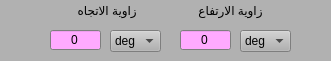
      <widget class="QWidget" name="widget_3" native="true">
       <property name="geometry">
        <rect>
         <x>0</x>
         <y>0</y>
         <width>331</width>
         <height>61</height>
        </rect>
       </property>
       <property name="palette">
        <palette>
         <active>
          <colorrole role="WindowText">
           <brush brushstyle="SolidPattern">
            <color alpha="255">
             <red>0</red>
             <green>0</green>
             <blue>0</blue>
            </color>
           </brush>
          </colorrole>
          <colorrole role="Button">
           <brush brushstyle="SolidPattern">
            <color alpha="255">
             <red>177</red>
             <green>177</green>
             <blue>177</blue>
            </color>
           </brush>
          </colorrole>
          <colorrole role="Light">
           <brush brushstyle="SolidPattern">
            <color alpha="255">
             <red>255</red>
             <green>255</green>
             <blue>255</blue>
            </color>
           </brush>
          </colorrole>
          <colorrole role="Midlight">
           <brush brushstyle="SolidPattern">
            <color alpha="255">
             <red>216</red>
             <green>216</green>
             <blue>216</blue>
            </color>
           </brush>
          </colorrole>
          <colorrole role="Dark">
           <brush brushstyle="SolidPattern">
            <color alpha="255">
             <red>88</red>
             <green>88</green>
             <blue>88</blue>
            </color>
           </brush>
          </colorrole>
          <colorrole role="Mid">
           <brush brushstyle="SolidPattern">
            <color alpha="255">
             <red>118</red>
             <green>118</green>
             <blue>118</blue>
            </color>
           </brush>
          </colorrole>
          <colorrole role="Text">
           <brush brushstyle="SolidPattern">
            <color alpha="255">
             <red>0</red>
             <green>0</green>
             <blue>0</blue>
            </color>
           </brush>
          </colorrole>
          <colorrole role="BrightText">
           <brush brushstyle="SolidPattern">
            <color alpha="255">
             <red>255</red>
             <green>255</green>
             <blue>255</blue>
            </color>
           </brush>
          </colorrole>
          <colorrole role="ButtonText">
           <brush brushstyle="SolidPattern">
            <color alpha="255">
             <red>0</red>
             <green>0</green>
             <blue>0</blue>
            </color>
           </brush>
          </colorrole>
          <colorrole role="Base">
           <brush brushstyle="SolidPattern">
            <color alpha="255">
             <red>255</red>
             <green>255</green>
             <blue>255</blue>
            </color>
           </brush>
          </colorrole>
          <colorrole role="Window">
           <brush brushstyle="SolidPattern">
            <color alpha="255">
             <red>177</red>
             <green>177</green>
             <blue>177</blue>
            </color>
           </brush>
          </colorrole>
          <colorrole role="Shadow">
           <brush brushstyle="SolidPattern">
            <color alpha="255">
             <red>0</red>
             <green>0</green>
             <blue>0</blue>
            </color>
           </brush>
          </colorrole>
          <colorrole role="AlternateBase">
           <brush brushstyle="SolidPattern">
            <color alpha="255">
             <red>216</red>
             <green>216</green>
             <blue>216</blue>
            </color>
           </brush>
          </colorrole>
          <colorrole role="ToolTipBase">
           <brush brushstyle="SolidPattern">
            <color alpha="255">
             <red>255</red>
             <green>255</green>
             <blue>220</blue>
            </color>
           </brush>
          </colorrole>
          <colorrole role="ToolTipText">
           <brush brushstyle="SolidPattern">
            <color alpha="255">
             <red>0</red>
             <green>0</green>
             <blue>0</blue>
            </color>
           </brush>
          </colorrole>
         </active>
         <inactive>
          <colorrole role="WindowText">
           <brush brushstyle="SolidPattern">
            <color alpha="255">
             <red>0</red>
             <green>0</green>
             <blue>0</blue>
            </color>
           </brush>
          </colorrole>
          <colorrole role="Button">
           <brush brushstyle="SolidPattern">
            <color alpha="255">
             <red>177</red>
             <green>177</green>
             <blue>177</blue>
            </color>
           </brush>
          </colorrole>
          <colorrole role="Light">
           <brush brushstyle="SolidPattern">
            <color alpha="255">
             <red>255</red>
             <green>255</green>
             <blue>255</blue>
            </color>
           </brush>
          </colorrole>
          <colorrole role="Midlight">
           <brush brushstyle="SolidPattern">
            <color alpha="255">
             <red>216</red>
             <green>216</green>
             <blue>216</blue>
            </color>
           </brush>
          </colorrole>
          <colorrole role="Dark">
           <brush brushstyle="SolidPattern">
            <color alpha="255">
             <red>88</red>
             <green>88</green>
             <blue>88</blue>
            </color>
           </brush>
          </colorrole>
          <colorrole role="Mid">
           <brush brushstyle="SolidPattern">
            <color alpha="255">
             <red>118</red>
             <green>118</green>
             <blue>118</blue>
            </color>
           </brush>
          </colorrole>
          <colorrole role="Text">
           <brush brushstyle="SolidPattern">
            <color alpha="255">
             <red>0</red>
             <green>0</green>
             <blue>0</blue>
            </color>
           </brush>
          </colorrole>
          <colorrole role="BrightText">
           <brush brushstyle="SolidPattern">
            <color alpha="255">
             <red>255</red>
             <green>255</green>
             <blue>255</blue>
            </color>
           </brush>
          </colorrole>
          <colorrole role="ButtonText">
           <brush brushstyle="SolidPattern">
            <color alpha="255">
             <red>0</red>
             <green>0</green>
             <blue>0</blue>
            </color>
           </brush>
          </colorrole>
          <colorrole role="Base">
           <brush brushstyle="SolidPattern">
            <color alpha="255">
             <red>255</red>
             <green>255</green>
             <blue>255</blue>
            </color>
           </brush>
          </colorrole>
          <colorrole role="Window">
           <brush brushstyle="SolidPattern">
            <color alpha="255">
             <red>177</red>
             <green>177</green>
             <blue>177</blue>
            </color>
           </brush>
          </colorrole>
          <colorrole role="Shadow">
           <brush brushstyle="SolidPattern">
            <color alpha="255">
             <red>0</red>
             <green>0</green>
             <blue>0</blue>
            </color>
           </brush>
          </colorrole>
          <colorrole role="AlternateBase">
           <brush brushstyle="SolidPattern">
            <color alpha="255">
             <red>216</red>
             <green>216</green>
             <blue>216</blue>
            </color>
           </brush>
          </colorrole>
          <colorrole role="ToolTipBase">
           <brush brushstyle="SolidPattern">
            <color alpha="255">
             <red>255</red>
             <green>255</green>
             <blue>220</blue>
            </color>
           </brush>
          </colorrole>
          <colorrole role="ToolTipText">
           <brush brushstyle="SolidPattern">
            <color alpha="255">
             <red>0</red>
             <green>0</green>
             <blue>0</blue>
            </color>
           </brush>
          </colorrole>
         </inactive>
         <disabled>
          <colorrole role="WindowText">
           <brush brushstyle="SolidPattern">
            <color alpha="255">
             <red>88</red>
             <green>88</green>
             <blue>88</blue>
            </color>
           </brush>
          </colorrole>
          <colorrole role="Button">
           <brush brushstyle="SolidPattern">
            <color alpha="255">
             <red>177</red>
             <green>177</green>
             <blue>177</blue>
            </color>
           </brush>
          </colorrole>
          <colorrole role="Light">
           <brush brushstyle="SolidPattern">
            <color alpha="255">
             <red>255</red>
             <green>255</green>
             <blue>255</blue>
            </color>
           </brush>
          </colorrole>
          <colorrole role="Midlight">
           <brush brushstyle="SolidPattern">
            <color alpha="255">
             <red>216</red>
             <green>216</green>
             <blue>216</blue>
            </color>
           </brush>
          </colorrole>
          <colorrole role="Dark">
           <brush brushstyle="SolidPattern">
            <color alpha="255">
             <red>88</red>
             <green>88</green>
             <blue>88</blue>
            </color>
           </brush>
          </colorrole>
          <colorrole role="Mid">
           <brush brushstyle="SolidPattern">
            <color alpha="255">
             <red>118</red>
             <green>118</green>
             <blue>118</blue>
            </color>
           </brush>
          </colorrole>
          <colorrole role="Text">
           <brush brushstyle="SolidPattern">
            <color alpha="255">
             <red>88</red>
             <green>88</green>
             <blue>88</blue>
            </color>
           </brush>
          </colorrole>
          <colorrole role="BrightText">
           <brush brushstyle="SolidPattern">
            <color alpha="255">
             <red>255</red>
             <green>255</green>
             <blue>255</blue>
            </color>
           </brush>
          </colorrole>
          <colorrole role="ButtonText">
           <brush brushstyle="SolidPattern">
            <color alpha="255">
             <red>88</red>
             <green>88</green>
             <blue>88</blue>
            </color>
           </brush>
          </colorrole>
          <colorrole role="Base">
           <brush brushstyle="SolidPattern">
            <color alpha="255">
             <red>177</red>
             <green>177</green>
             <blue>177</blue>
            </color>
           </brush>
          </colorrole>
          <colorrole role="Window">
           <brush brushstyle="SolidPattern">
            <color alpha="255">
             <red>177</red>
             <green>177</green>
             <blue>177</blue>
            </color>
           </brush>
          </colorrole>
          <colorrole role="Shadow">
           <brush brushstyle="SolidPattern">
            <color alpha="255">
             <red>0</red>
             <green>0</green>
             <blue>0</blue>
            </color>
           </brush>
          </colorrole>
          <colorrole role="AlternateBase">
           <brush brushstyle="SolidPattern">
            <color alpha="255">
             <red>177</red>
             <green>177</green>
             <blue>177</blue>
            </color>
           </brush>
          </colorrole>
          <colorrole role="ToolTipBase">
           <brush brushstyle="SolidPattern">
            <color alpha="255">
             <red>255</red>
             <green>255</green>
             <blue>220</blue>
            </color>
           </brush>
          </colorrole>
          <colorrole role="ToolTipText">
           <brush brushstyle="SolidPattern">
            <color alpha="255">
             <red>0</red>
             <green>0</green>
             <blue>0</blue>
            </color>
           </brush>
          </colorrole>
         </disabled>
        </palette>
       </property>
       <property name="layoutDirection">
        <enum>Qt::RightToLeft</enum>
       </property>
       <property name="autoFillBackground">
        <bool>true</bool>
       </property>
       <widget class="QComboBox" name="tilt_positionRef_comboBox">
        <property name="geometry">
         <rect>
          <x>240</x>
          <y>30</y>
          <width>51</width>
          <height>22</height>
         </rect>
        </property>
        <property name="layoutDirection">
         <enum>Qt::LeftToRight</enum>
        </property>
        <property name="currentIndex">
         <number>2</number>
        </property>
        <item>
         <property name="text">
          <string>enc</string>
         </property>
        </item>
        <item>
         <property name="text">
          <string>rad</string>
         </property>
        </item>
        <item>
         <property name="text">
          <string>deg</string>
         </property>
        </item>
        <item>
         <property name="text">
          <string>min</string>
         </property>
        </item>
        <item>
         <property name="text">
          <string>sec</string>
         </property>
        </item>
        <item>
         <property name="text">
          <string>mil</string>
         </property>
        </item>
       </widget>
       <widget class="QLineEdit" name="pan_positionRef_lineEdit">
        <property name="geometry">
         <rect>
          <x>50</x>
          <y>30</y>
          <width>51</width>
          <height>20</height>
         </rect>
        </property>
        <property name="palette">
         <palette>
          <active>
           <colorrole role="Base">
            <brush brushstyle="SolidPattern">
             <color alpha="255">
              <red>255</red>
              <green>170</green>
              <blue>255</blue>
             </color>
            </brush>
           </colorrole>
          </active>
          <inactive>
           <colorrole role="Base">
            <brush brushstyle="SolidPattern">
             <color alpha="255">
              <red>255</red>
              <green>170</green>
              <blue>255</blue>
             </color>
            </brush>
           </colorrole>
          </inactive>
          <disabled>
           <colorrole role="Base">
            <brush brushstyle="SolidPattern">
             <color alpha="255">
              <red>240</red>
              <green>240</green>
              <blue>240</blue>
             </color>
            </brush>
           </colorrole>
          </disabled>
         </palette>
        </property>
        <property name="contextMenuPolicy">
         <enum>Qt::DefaultContextMenu</enum>
        </property>
        <property name="layoutDirection">
         <enum>Qt::RightToLeft</enum>
        </property>
        <property name="text">
         <string>0</string>
        </property>
        <property name="alignment">
         <set>Qt::AlignCenter</set>
        </property>
       </widget>
       <widget class="QLineEdit" name="tilt_positionRef_lineEdit">
        <property name="geometry">
         <rect>
          <x>180</x>
          <y>30</y>
          <width>51</width>
          <height>20</height>
         </rect>
        </property>
        <property name="palette">
         <palette>
          <active>
           <colorrole role="Base">
            <brush brushstyle="SolidPattern">
             <color alpha="255">
              <red>255</red>
              <green>170</green>
              <blue>255</blue>
             </color>
            </brush>
           </colorrole>
          </active>
          <inactive>
           <colorrole role="Base">
            <brush brushstyle="SolidPattern">
             <color alpha="255">
              <red>255</red>
              <green>170</green>
              <blue>255</blue>
             </color>
            </brush>
           </colorrole>
          </inactive>
          <disabled>
           <colorrole role="Base">
            <brush brushstyle="SolidPattern">
             <color alpha="255">
              <red>240</red>
              <green>240</green>
              <blue>240</blue>
             </color>
            </brush>
           </colorrole>
          </disabled>
         </palette>
        </property>
        <property name="layoutDirection">
         <enum>Qt::RightToLeft</enum>
        </property>
        <property name="text">
         <string>0</string>
        </property>
        <property name="alignment">
         <set>Qt::AlignCenter</set>
        </property>
       </widget>
       <widget class="QLabel" name="pan_positionRef_label">
        <property name="geometry">
         <rect>
          <x>70</x>
          <y>0</y>
          <width>91</width>
          <height>20</height>
         </rect>
        </property>
        <property name="layoutDirection">
         <enum>Qt::RightToLeft</enum>
        </property>
        <property name="text">
         <string>     زاوية الاتجاه</string>
        </property>
        <property name="alignment">
         <set>Qt::AlignCenter</set>
        </property>
       </widget>
       <widget class="QComboBox" name="pan_positionRef_comboBox">
        <property name="geometry">
         <rect>
          <x>110</x>
          <y>30</y>
          <width>51</width>
          <height>22</height>
         </rect>
        </property>
        <property name="layoutDirection">
         <enum>Qt::LeftToRight</enum>
        </property>
        <property name="currentIndex">
         <number>2</number>
        </property>
        <item>
         <property name="text">
          <string>enc</string>
         </property>
        </item>
        <item>
         <property name="text">
          <string>rad</string>
         </property>
        </item>
        <item>
         <property name="text">
          <string>deg</string>
         </property>
        </item>
        <item>
         <property name="text">
          <string>min</string>
         </property>
        </item>
        <item>
         <property name="text">
          <string>sec</string>
         </property>
        </item>
        <item>
         <property name="text">
          <string>mil</string>
         </property>
        </item>
       </widget>
       <widget class="QLabel" name="tilt_positionRef_label">
        <property name="geometry">
         <rect>
          <x>190</x>
          <y>0</y>
          <width>101</width>
          <height>20</height>
         </rect>
        </property>
        <property name="layoutDirection">
         <enum>Qt::RightToLeft</enum>
        </property>
        <property name="text">
         <string>      زاوية الارتفاع</string>
        </property>
        <property name="alignment">
         <set>Qt::AlignCenter</set>
        </property>
       </widget>
      </widget>
